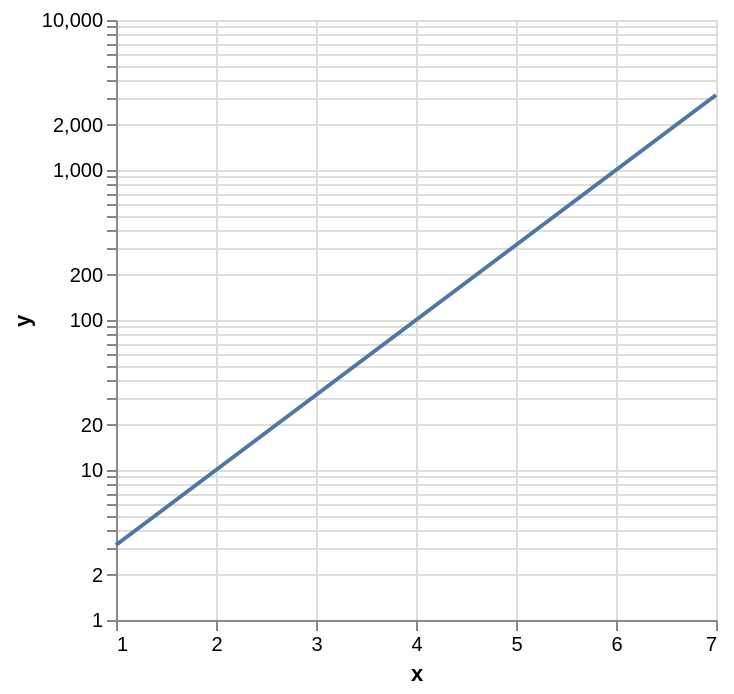

Express this chart as Vega-Lite.
### Vega-Lite specification from a JSON file in a GitHub repository (floating-point values rounded to 4 significant figures)
{"$schema": "https://vega.github.io/schema/vega-lite/v6.json", "data": {"values": [{"x": 1, "y": 3.162}, {"x": 2, "y": 10.0}, {"x": 3, "y": 31.62}, {"x": 4, "y": 100.0}, {"x": 5, "y": 316.2}, {"x": 6, "y": 1000.0}, {"x": 7, "y": 3162.0}]}, "description": "Log y scale.", "encoding": {"x": {"field": "x", "type": "quantitative"}, "y": {"field": "y", "scale": {"type": "log"}, "type": "quantitative"}}, "mark": "line", "usermeta": {"easel": {"standin_ratio": 0.0759, "threshold": 0.1}}}
